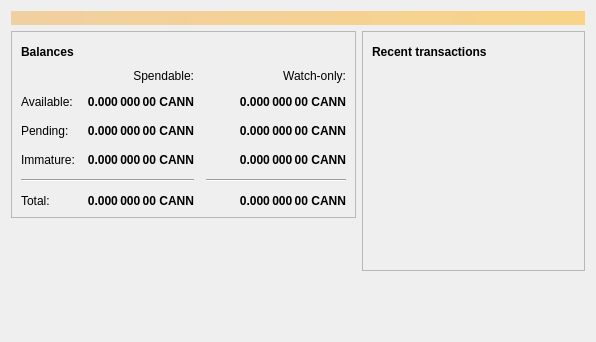
<?xml version="1.0" encoding="UTF-8"?>
<ui version="4.0">
 <class>OverviewPage</class>
 <widget class="QWidget" name="OverviewPage">
  <property name="geometry">
   <rect>
    <x>0</x>
    <y>0</y>
    <width>596</width>
    <height>342</height>
   </rect>
  </property>
  <property name="windowTitle">
   <string>Form</string>
  </property>
  <layout class="QVBoxLayout" name="topLayout">
   <item>
    <widget class="QLabel" name="labelAlerts">
     <property name="visible">
      <bool>false</bool>
     </property>
     <property name="styleSheet">
      <string notr="true">QLabel { background-color: qlineargradient(x1: 0, y1: 0, x2: 1, y2: 0, stop:0 #F0D0A0, stop:1 #F8D488); color:#000000; }</string>
     </property>
     <property name="wordWrap">
      <bool>true</bool>
     </property>
     <property name="margin">
      <number>3</number>
     </property>
     <property name="textInteractionFlags">
      <set>Qt::TextSelectableByMouse</set>
     </property>
    </widget>
   </item>
   <item>
    <layout class="QHBoxLayout" name="horizontalLayout" stretch="1,1">
     <item>
      <layout class="QVBoxLayout" name="verticalLayout_2">
       <item>
        <widget class="QFrame" name="frame">
         <property name="frameShape">
          <enum>QFrame::StyledPanel</enum>
         </property>
         <property name="frameShadow">
          <enum>QFrame::Raised</enum>
         </property>
         <layout class="QVBoxLayout" name="verticalLayout_4">
          <item>
           <layout class="QHBoxLayout" name="horizontalLayout_4">
            <item>
             <widget class="QLabel" name="label_5">
              <property name="font">
               <font>
                <weight>75</weight>
                <bold>true</bold>
               </font>
              </property>
              <property name="text">
               <string>Balances</string>
              </property>
             </widget>
            </item>
            <item>
             <widget class="QPushButton" name="labelWalletStatus">
              <property name="enabled">
               <bool>false</bool>
              </property>
              <property name="maximumSize">
               <size>
                <width>30</width>
                <height>16777215</height>
               </size>
              </property>
              <property name="toolTip">
               <string>The displayed information may be out of date. Your wallet automatically synchronizes with the Bitcoin network after a connection is established, but this process has not completed yet.</string>
              </property>
              <property name="text">
               <string/>
              </property>
              <property name="icon">
               <iconset resource="../bitcoin.qrc">
                <normaloff>:/icons/warning</normaloff>
                <disabledoff>:/icons/warning</disabledoff>:/icons/warning</iconset>
              </property>
              <property name="iconSize">
               <size>
                <width>24</width>
                <height>24</height>
               </size>
              </property>
              <property name="flat">
               <bool>true</bool>
              </property>
             </widget>
            </item>
            <item>
             <spacer name="horizontalSpacer_3">
              <property name="orientation">
               <enum>Qt::Horizontal</enum>
              </property>
              <property name="sizeHint" stdset="0">
               <size>
                <width>40</width>
                <height>20</height>
               </size>
              </property>
             </spacer>
            </item>
           </layout>
          </item>
          <item>
           <layout class="QGridLayout" name="gridLayout">
            <property name="spacing">
             <number>12</number>
            </property>
            <item row="2" column="2">
             <widget class="QLabel" name="labelWatchPending">
              <property name="font">
               <font>
                <weight>75</weight>
                <bold>true</bold>
               </font>
              </property>
              <property name="cursor">
               <cursorShape>IBeamCursor</cursorShape>
              </property>
              <property name="toolTip">
               <string>Unconfirmed transactions to watch-only addresses</string>
              </property>
              <property name="text">
               <string notr="true">0.000 000 00 CANN</string>
              </property>
              <property name="alignment">
               <set>Qt::AlignRight|Qt::AlignTrailing|Qt::AlignVCenter</set>
              </property>
              <property name="textInteractionFlags">
               <set>Qt::LinksAccessibleByMouse|Qt::TextSelectableByKeyboard|Qt::TextSelectableByMouse</set>
              </property>
             </widget>
            </item>
            <item row="2" column="1">
             <widget class="QLabel" name="labelUnconfirmed">
              <property name="font">
               <font>
                <weight>75</weight>
                <bold>true</bold>
               </font>
              </property>
              <property name="cursor">
               <cursorShape>IBeamCursor</cursorShape>
              </property>
              <property name="toolTip">
               <string>Total of transactions that have yet to be confirmed, and do not yet count toward the spendable balance</string>
              </property>
              <property name="text">
               <string notr="true">0.000 000 00 CANN</string>
              </property>
              <property name="alignment">
               <set>Qt::AlignRight|Qt::AlignTrailing|Qt::AlignVCenter</set>
              </property>
              <property name="textInteractionFlags">
               <set>Qt::LinksAccessibleByMouse|Qt::TextSelectableByKeyboard|Qt::TextSelectableByMouse</set>
              </property>
             </widget>
            </item>
            <item row="3" column="2">
             <widget class="QLabel" name="labelWatchImmature">
              <property name="font">
               <font>
                <weight>75</weight>
                <bold>true</bold>
               </font>
              </property>
              <property name="cursor">
               <cursorShape>IBeamCursor</cursorShape>
              </property>
              <property name="toolTip">
               <string>Mined balance in watch-only addresses that has not yet matured</string>
              </property>
              <property name="text">
               <string notr="true">0.000 000 00 CANN</string>
              </property>
              <property name="alignment">
               <set>Qt::AlignRight|Qt::AlignTrailing|Qt::AlignVCenter</set>
              </property>
              <property name="textInteractionFlags">
               <set>Qt::LinksAccessibleByMouse|Qt::TextSelectableByKeyboard|Qt::TextSelectableByMouse</set>
              </property>
             </widget>
            </item>
            <item row="4" column="0" colspan="2">
             <widget class="Line" name="line">
              <property name="orientation">
               <enum>Qt::Horizontal</enum>
              </property>
             </widget>
            </item>
            <item row="4" column="2">
             <widget class="Line" name="lineWatchBalance">
              <property name="sizePolicy">
               <sizepolicy hsizetype="Preferred" vsizetype="Fixed">
                <horstretch>0</horstretch>
                <verstretch>0</verstretch>
               </sizepolicy>
              </property>
              <property name="minimumSize">
               <size>
                <width>140</width>
                <height>0</height>
               </size>
              </property>
              <property name="orientation">
               <enum>Qt::Horizontal</enum>
              </property>
             </widget>
            </item>
            <item row="5" column="0">
             <widget class="QLabel" name="labelTotalText">
              <property name="text">
               <string>Total:</string>
              </property>
             </widget>
            </item>
            <item row="3" column="1">
             <widget class="QLabel" name="labelImmature">
              <property name="font">
               <font>
                <weight>75</weight>
                <bold>true</bold>
               </font>
              </property>
              <property name="cursor">
               <cursorShape>IBeamCursor</cursorShape>
              </property>
              <property name="toolTip">
               <string>Mined balance that has not yet matured</string>
              </property>
              <property name="text">
               <string notr="true">0.000 000 00 CANN</string>
              </property>
              <property name="alignment">
               <set>Qt::AlignRight|Qt::AlignTrailing|Qt::AlignVCenter</set>
              </property>
              <property name="textInteractionFlags">
               <set>Qt::LinksAccessibleByMouse|Qt::TextSelectableByKeyboard|Qt::TextSelectableByMouse</set>
              </property>
             </widget>
            </item>
            <item row="2" column="3">
             <spacer name="horizontalSpacer_2">
              <property name="orientation">
               <enum>Qt::Horizontal</enum>
              </property>
              <property name="sizeHint" stdset="0">
               <size>
                <width>40</width>
                <height>20</height>
               </size>
              </property>
             </spacer>
            </item>
            <item row="3" column="0">
             <widget class="QLabel" name="labelImmatureText">
              <property name="text">
               <string>Immature:</string>
              </property>
             </widget>
            </item>
            <item row="5" column="1">
             <widget class="QLabel" name="labelTotal">
              <property name="font">
               <font>
                <weight>75</weight>
                <bold>true</bold>
               </font>
              </property>
              <property name="cursor">
               <cursorShape>IBeamCursor</cursorShape>
              </property>
              <property name="toolTip">
               <string>Your current total balance</string>
              </property>
              <property name="text">
               <string notr="true">0.000 000 00 CANN</string>
              </property>
              <property name="alignment">
               <set>Qt::AlignRight|Qt::AlignTrailing|Qt::AlignVCenter</set>
              </property>
              <property name="textInteractionFlags">
               <set>Qt::LinksAccessibleByMouse|Qt::TextSelectableByKeyboard|Qt::TextSelectableByMouse</set>
              </property>
             </widget>
            </item>
            <item row="5" column="2">
             <widget class="QLabel" name="labelWatchTotal">
              <property name="font">
               <font>
                <weight>75</weight>
                <bold>true</bold>
               </font>
              </property>
              <property name="cursor">
               <cursorShape>IBeamCursor</cursorShape>
              </property>
              <property name="toolTip">
               <string>Current total balance in watch-only addresses</string>
              </property>
              <property name="text">
               <string notr="true">0.000 000 00 CANN</string>
              </property>
              <property name="alignment">
               <set>Qt::AlignRight|Qt::AlignTrailing|Qt::AlignVCenter</set>
              </property>
              <property name="textInteractionFlags">
               <set>Qt::LinksAccessibleByMouse|Qt::TextSelectableByKeyboard|Qt::TextSelectableByMouse</set>
              </property>
             </widget>
            </item>
            <item row="0" column="2">
             <widget class="QLabel" name="labelWatchonly">
              <property name="text">
               <string>Watch-only:</string>
              </property>
              <property name="alignment">
               <set>Qt::AlignRight|Qt::AlignTrailing|Qt::AlignVCenter</set>
              </property>
             </widget>
            </item>
            <item row="1" column="0">
             <widget class="QLabel" name="labelBalanceText">
              <property name="text">
               <string>Available:</string>
              </property>
             </widget>
            </item>
            <item row="1" column="1">
             <widget class="QLabel" name="labelBalance">
              <property name="font">
               <font>
                <weight>75</weight>
                <bold>true</bold>
               </font>
              </property>
              <property name="cursor">
               <cursorShape>IBeamCursor</cursorShape>
              </property>
              <property name="toolTip">
               <string>Your current spendable balance</string>
              </property>
              <property name="text">
               <string notr="true">0.000 000 00 CANN</string>
              </property>
              <property name="alignment">
               <set>Qt::AlignRight|Qt::AlignTrailing|Qt::AlignVCenter</set>
              </property>
              <property name="textInteractionFlags">
               <set>Qt::LinksAccessibleByMouse|Qt::TextSelectableByKeyboard|Qt::TextSelectableByMouse</set>
              </property>
             </widget>
            </item>
            <item row="1" column="2">
             <widget class="QLabel" name="labelWatchAvailable">
              <property name="font">
               <font>
                <weight>75</weight>
                <bold>true</bold>
               </font>
              </property>
              <property name="cursor">
               <cursorShape>IBeamCursor</cursorShape>
              </property>
              <property name="toolTip">
               <string>Your current balance in watch-only addresses</string>
              </property>
              <property name="text">
               <string notr="true">0.000 000 00 CANN</string>
              </property>
              <property name="alignment">
               <set>Qt::AlignRight|Qt::AlignTrailing|Qt::AlignVCenter</set>
              </property>
              <property name="textInteractionFlags">
               <set>Qt::LinksAccessibleByMouse|Qt::TextSelectableByKeyboard|Qt::TextSelectableByMouse</set>
              </property>
             </widget>
            </item>
            <item row="2" column="0">
             <widget class="QLabel" name="labelPendingText">
              <property name="text">
               <string>Pending:</string>
              </property>
             </widget>
            </item>
            <item row="0" column="1">
             <widget class="QLabel" name="labelSpendable">
              <property name="text">
               <string>Spendable:</string>
              </property>
              <property name="alignment">
               <set>Qt::AlignRight|Qt::AlignTrailing|Qt::AlignVCenter</set>
              </property>
             </widget>
            </item>
           </layout>
          </item>
         </layout>
        </widget>
       </item>
       <item>
        <spacer name="verticalSpacer">
         <property name="orientation">
          <enum>Qt::Vertical</enum>
         </property>
         <property name="sizeHint" stdset="0">
          <size>
           <width>20</width>
           <height>40</height>
          </size>
         </property>
        </spacer>
       </item>
      </layout>
     </item>
     <item>
      <layout class="QVBoxLayout" name="verticalLayout_3">
       <item>
        <widget class="QFrame" name="frame_2">
         <property name="frameShape">
          <enum>QFrame::StyledPanel</enum>
         </property>
         <property name="frameShadow">
          <enum>QFrame::Raised</enum>
         </property>
         <layout class="QVBoxLayout" name="verticalLayout">
          <item>
           <layout class="QHBoxLayout" name="horizontalLayout_2">
            <item>
             <widget class="QLabel" name="label_4">
              <property name="font">
               <font>
                <weight>75</weight>
                <bold>true</bold>
               </font>
              </property>
              <property name="text">
               <string>Recent transactions</string>
              </property>
             </widget>
            </item>
            <item>
             <widget class="QPushButton" name="labelTransactionsStatus">
              <property name="enabled">
               <bool>false</bool>
              </property>
              <property name="maximumSize">
               <size>
                <width>30</width>
                <height>16777215</height>
               </size>
              </property>
              <property name="toolTip">
               <string>The displayed information may be out of date. Your wallet automatically synchronizes with the Bitcoin network after a connection is established, but this process has not completed yet.</string>
              </property>
              <property name="text">
               <string/>
              </property>
              <property name="icon">
               <iconset resource="../bitcoin.qrc">
                <normaloff>:/icons/warning</normaloff>
                <disabledoff>:/icons/warning</disabledoff>:/icons/warning</iconset>
              </property>
              <property name="iconSize">
               <size>
                <width>24</width>
                <height>24</height>
               </size>
              </property>
              <property name="flat">
               <bool>true</bool>
              </property>
             </widget>
            </item>
            <item>
             <spacer name="horizontalSpacer">
              <property name="orientation">
               <enum>Qt::Horizontal</enum>
              </property>
              <property name="sizeHint" stdset="0">
               <size>
                <width>40</width>
                <height>20</height>
               </size>
              </property>
             </spacer>
            </item>
           </layout>
          </item>
          <item>
           <widget class="QListView" name="listTransactions">
            <property name="styleSheet">
             <string notr="true">QListView { background: transparent; }</string>
            </property>
            <property name="frameShape">
             <enum>QFrame::NoFrame</enum>
            </property>
            <property name="verticalScrollBarPolicy">
             <enum>Qt::ScrollBarAlwaysOff</enum>
            </property>
            <property name="horizontalScrollBarPolicy">
             <enum>Qt::ScrollBarAlwaysOff</enum>
            </property>
            <property name="selectionMode">
             <enum>QAbstractItemView::NoSelection</enum>
            </property>
           </widget>
          </item>
         </layout>
        </widget>
       </item>
       <item>
        <spacer name="verticalSpacer_2">
         <property name="orientation">
          <enum>Qt::Vertical</enum>
         </property>
         <property name="sizeHint" stdset="0">
          <size>
           <width>20</width>
           <height>40</height>
          </size>
         </property>
        </spacer>
       </item>
      </layout>
     </item>
    </layout>
   </item>
  </layout>
 </widget>
 <resources/>
 <connections/>
</ui>
